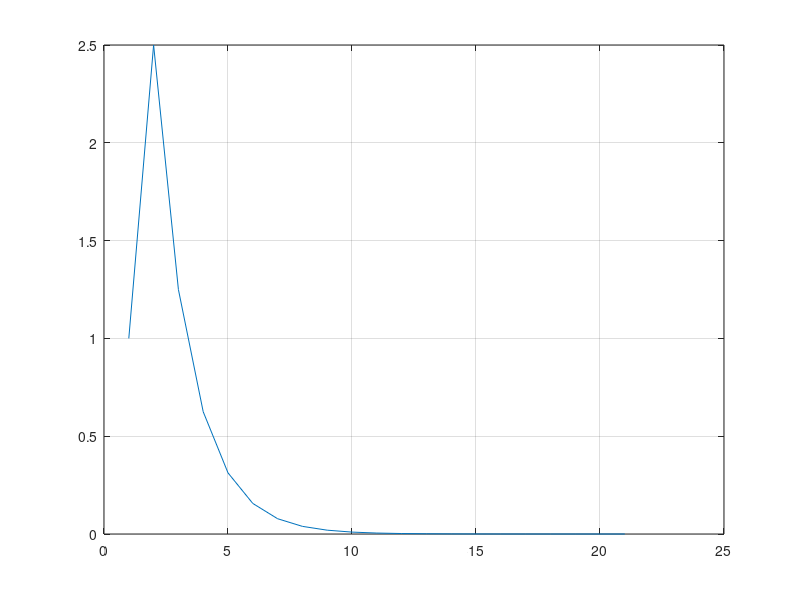
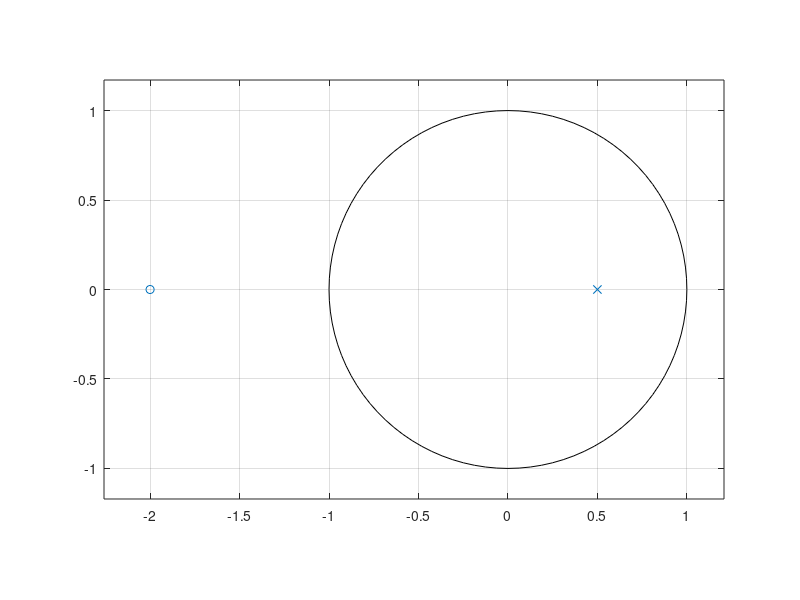
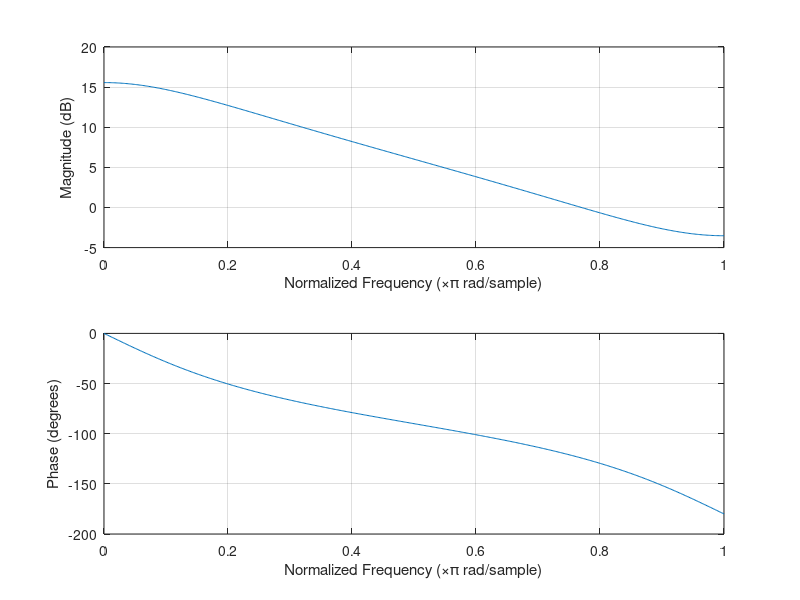
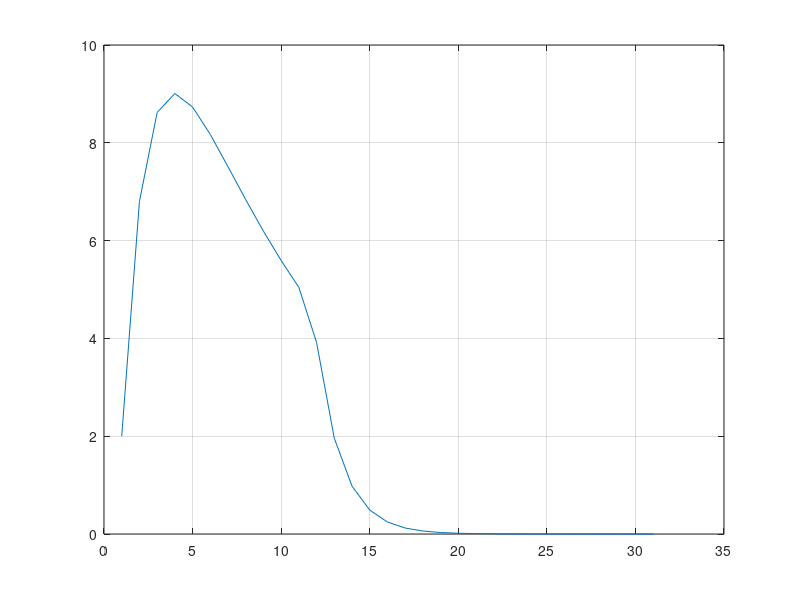

Here is the MATLAB script that generated these plots, in order:
% bài 4 chương 4
% Cho hệ thống TTBB nhân quả có H(z) = (z + 2) / (z – 0.5) . Hãy:
% • Vẽ đáp ứng xung h(n) (so sánh với kết quả tính bằng tay)
% • Xác định các vector a, b
% • Vẽ sơ đồ điểm cực, điểm không
% • Hệ thống có ổn định không? Nếu có, xác định đáp ứng tần số và vẽ đáp ứng biên độ của hệ thống
% • Vẽ đáp ứng lối ra nếu tín hiệu lối vào là x(n) = 2 * (0.9)^nu(n)

a = [1 -0.5];
b = [1 2];

h = impz(b, a);

figure;
plot(h); grid on;

figure;
zplane(b, a);grid on;

figure;
freqz(b, a);grid on;

n = 0: 10;
x = 2 * 0.9 .^n;
y = conv(x, h);


figure;
plot(y);grid on;